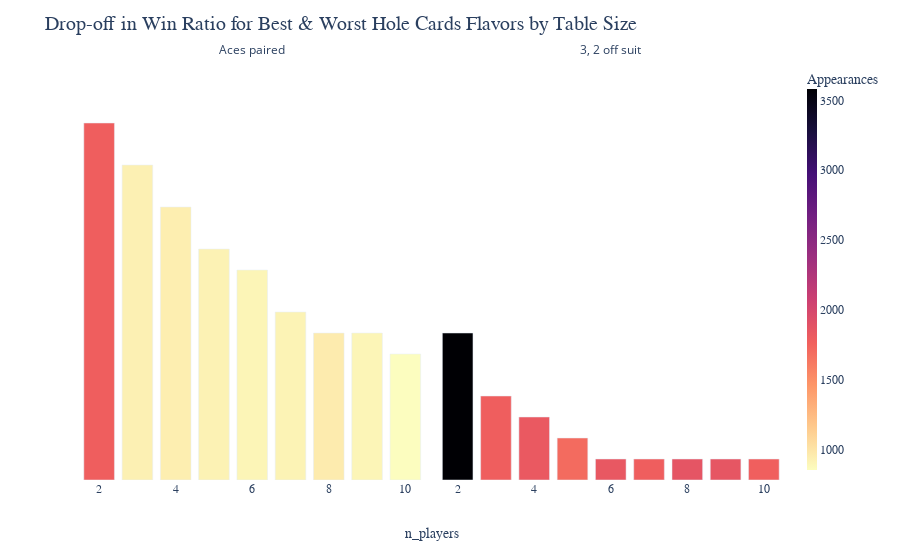

Write notebook code for a chart like this one.
### Code cell
import importlib
import src.plot_data

importlib.reload(src.plot_data)

from src.plot_data import plot_data


plot_data(show_plot=True, n_players_to_plot="All")

### Figure 1 — Plotly figure (JSON) as saved in the notebook; plotly's stock layout.template omitted (floating-point values rounded to 4 significant figures)
{"data": [{"alignmentgroup": "True", "customdata": [[0.8575], [0.7602], [0.6589], [0.5755], [0.5039], [0.4329], [0.3837], [0.3529], [0.3263]], "hovertemplate": "hole cards flavor=Aces paired<br>n_players=%{x}<br>win ratio rounded down to nearest 5%=%{y:.0%}<br>win ratio=%{customdata[0]:.2%}<br>appearances=%{marker.color}<extra></extra>", "legendgroup": "", "marker": {"color": [1782, 930, 944, 921, 903, 917, 959, 901, 855], "coloraxis": "coloraxis", "pattern": {"shape": ""}}, "name": "", "offsetgroup": "", "orientation": "v", "showlegend": false, "textposition": "auto", "type": "bar", "x": [2, 3, 4, 5, 6, 7, 8, 9, 10], "xaxis": "x", "y": [0.85, 0.75, 0.65, 0.55, 0.5, 0.4, 0.35, 0.35, 0.3], "yaxis": "y"}, {"alignmentgroup": "True", "customdata": [[0.3681], [0.2045], [0.1528], [0.1152], [0.0934], [0.0905], [0.0831], [0.0748], [0.0552]], "hovertemplate": "hole cards flavor=3, 2 off suit<br>n_players=%{x}<br>win ratio rounded down to nearest 5%=%{y:.0%}<br>win ratio=%{customdata[0]:.2%}<br>appearances=%{marker.color}<extra></extra>", "legendgroup": "", "marker": {"color": [3581, 1780, 1826, 1701, 1841, 1779, 1865, 1859, 1774], "coloraxis": "coloraxis", "pattern": {"shape": ""}}, "name": "", "offsetgroup": "", "orientation": "v", "showlegend": false, "textposition": "auto", "type": "bar", "x": [2, 3, 4, 5, 6, 7, 8, 9, 10], "xaxis": "x2", "y": [0.35, 0.2, 0.15, 0.1, 0.05, 0.05, 0.05, 0.05, 0.05], "yaxis": "y2"}], "layout": {"annotations": [{"showarrow": false, "text": "Aces paired", "x": 0.245, "xanchor": "center", "xref": "paper", "y": 1, "yanchor": "bottom", "yref": "paper"}, {"showarrow": false, "text": "3, 2 off suit", "x": 0.755, "xanchor": "center", "xref": "paper", "y": 1, "yanchor": "bottom", "yref": "paper"}, {"font": {"family": "sans-serif", "size": 14}, "showarrow": false, "text": "n_players", "x": 0.5, "xref": "paper", "y": -0.15, "yref": "paper"}], "barmode": "relative", "coloraxis": {"colorbar": {"thickness": 10, "tickfont": {"family": "monospace", "size": 12}, "title": {"font": {"family": "sans-serif", "size": 14}, "text": "Appearances"}}, "colorscale": [[0, "#fcfdbf"], [0.1111, "#feca8d"], [0.2222, "#fd9668"], [0.3333, "#f1605d"], [0.4444, "#cd4071"], [0.5556, "#9e2f7f"], [0.6667, "#721f81"], [0.7778, "#440f76"], [0.8889, "#180f3d"], [1, "#000004"]]}, "legend": {"tracegroupgap": 0}, "margin": {"t": 60}, "plot_bgcolor": "white", "title": {"font": {"family": "serif", "size": 20}, "text": "Drop-off in Win Ratio for Best & Worst Hole Cards Flavors by Table Size"}, "xaxis": {"anchor": "y", "domain": [0, 0.49], "showgrid": false, "tickfont": {"family": "monospace", "size": 12}, "title": {"text": ""}}, "xaxis2": {"anchor": "y2", "domain": [0.51, 1], "matches": "x", "showgrid": false, "tickfont": {"family": "monospace", "size": 12}, "title": {"text": ""}}, "yaxis": {"anchor": "x", "domain": [0, 1], "range": [0, 1], "showgrid": false, "showticklabels": false, "title": {"text": ""}}, "yaxis2": {"anchor": "x2", "domain": [0, 1], "matches": "y", "range": [0, 1], "showgrid": false, "showticklabels": false, "title": {"text": ""}}}}
